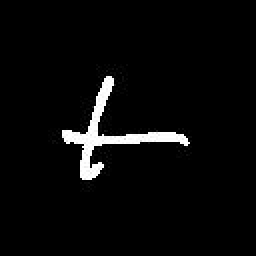
%> input picture 2014fall/ML/ML/test123.jpg, 128 x 128 px (shown 2 times larger)
$ octave test_enlarge.m   (GNU Octave 9; MATLAB toolbox functions it lacks are replaced by stand-ins)
%> lines starting %> are read from the running program, lines starting %| are printed output that depends on the picture
I = imread('test123.jpg');
%> I is the input picture: size 128x128 uint8; min 0, max 255, mean 9.1
Size(1) = 52;
Size(2) = 64;

%figure,imshow(I);
rate = 128 / max(Size);
bx(1) = (size(I,1)-Size(1))/2;
bx(2) = bx(1) + Size(1);
by(1) =  (size(I,2)-Size(2))/2;
by(2) = by(1) + Size(2);
II = I(bx(1):bx(2), by(1):by(2));
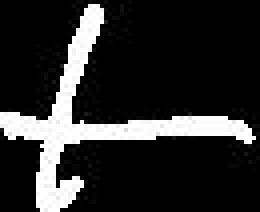
%> II: size 53x65 uint8 (shown 4 times larger); min 0, max 255, mean 43.2
%figure,imshow(II);
SH = imresize(II,rate,'bilinear');
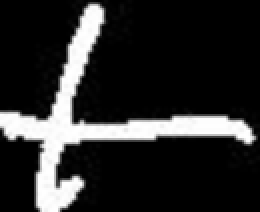
%> SH: size 106x130 uint8 (shown 2 times larger); min 0, max 255, mean 43.2
%figure,imshow(SH);

if size(SH,1) > size(SH,2)
    ra = size(SH,2);
    flag = 1;
else
    ra = size(SH,1);
%> ra = 106
    flag = 0;
end;

len = (128 - ra)/2;
%> len = 11
if flag == 0
   B = padarray(SH, [len,0], 0);
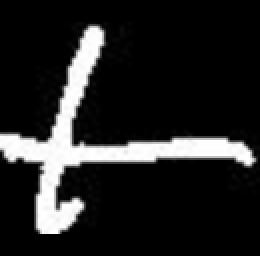
%> B: size 128x130 uint8 (shown 2 times larger); min 0, max 255, mean 35.8
else
   B = padarray(SH, [0,len], 0);
end
figure,imshow(B);
imwrtie(B,'output.jpg');
%> (this line was passed over: imwrtie is not available in this run)
